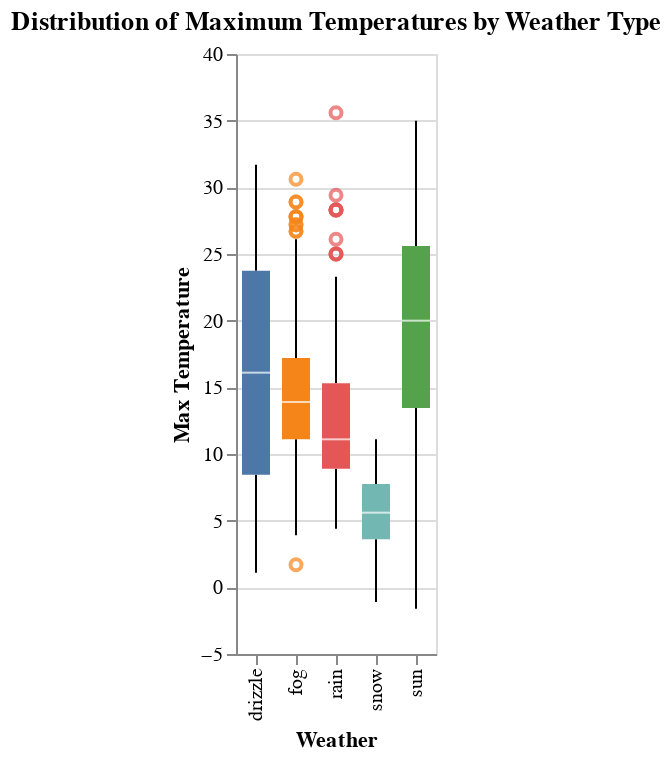

Source (notebook cell):
### Code cell
# Side-by-side boxplot
alt.Chart(weather).mark_boxplot().encode(
    alt.Y("temp_max:Q", title="Max Temperature"),
    alt.X("weather:N", title="Weather"),
    alt.Color("weather:N", legend=None)
).properties(
    title="Distribution of Maximum Temperatures by Weather Type"
)

### Figure 1 — Vega-Lite specification as saved in the notebook (floating-point values rounded to 4 significant figures; data arrays with more than 128 entries replaced by an {"elided": "..."} marker saying what was removed)
{"config": {"view": {"continuousWidth": 300, "continuousHeight": 300}}, "data": {"name": "data-830c39fec90146253fb06a06c26374ef"}, "mark": {"type": "boxplot"}, "encoding": {"color": {"field": "weather", "legend": null, "type": "nominal"}, "x": {"field": "weather", "title": "Weather", "type": "nominal"}, "y": {"field": "temp_max", "title": "Max Temperature", "type": "quantitative"}}, "title": "Distribution of Maximum Temperatures by Weather Type", "$schema": "https://vega.github.io/schema/vega-lite/v5.8.0.json", "datasets": {"data-830c39fec90146253fb06a06c26374ef": {"elided": "1461 records"}}}
